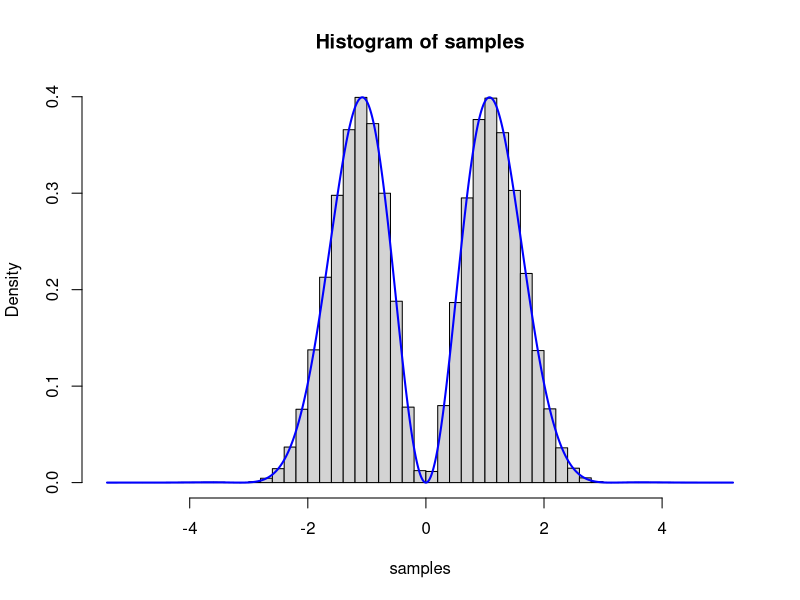

The R script that drew this image:
## ---- chunk 1
n_samp <- 1e6
samples <- rnorm(n_samp)
samples <- samples[samples >= 1]
length(samples)
MCest1 <- mean(samples)
MCest1
## ---- chunk 2
n_acc <- 1e5

samples <- rep(0, n_acc)
count <- 0
for (i in 1:n_acc) {
  newsample <- 0
  while (newsample < 1) {
    newsample <- rnorm(1)
    count <- count + 1
  }
  samples[i] <- newsample
}
count

MCest1 <- mean(samples)
MCest1
## ---- chunk 3
n_samp <- 1e6
samples <- rnorm(n_samp)
samples <- samples[runif(n_samp) <= sin(samples)^2]
length(samples)

hist(samples, probability = TRUE, breaks = 50)
curve(
  0.92 * exp(-x^2 / 2) * sin(x)^2, add = TRUE, n = 1001,
  lwd = 2, col = "blue"
)
